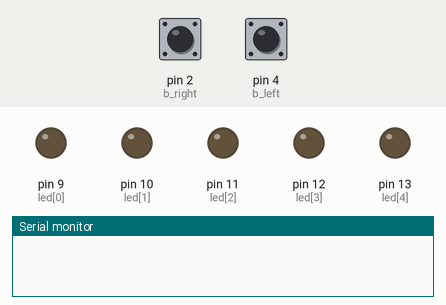
Recording of a sketch running on a simulated Arduino Uno, built with avr-gcc and run on an emulated ATmega328P. Shown: output pins drawn as LEDs (lit = HIGH), the last lines printed to the serial monitor. The test bench sets the inputs (shaded band); at power-on: pin 2 (b_right) LOW, pin 4 (b_left) LOW.

Above: at 1.2 s.
1.3 s: pin 2 (b_right) pulled HIGH for 0.15 s
At 2.1 s:
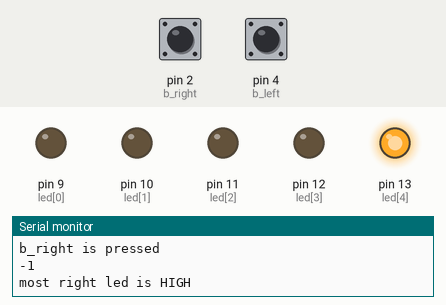
2.9 s: pin 4 (b_left) pulled HIGH for 1 s
At 3.9 s:
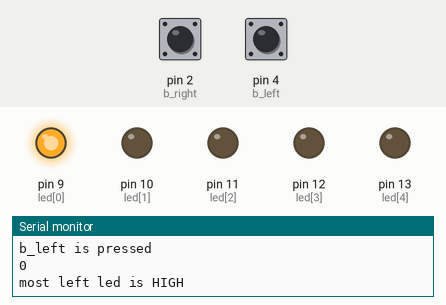
5.4 s: pin 2 (b_right) pulled HIGH for 1 s
At 5.5 s:
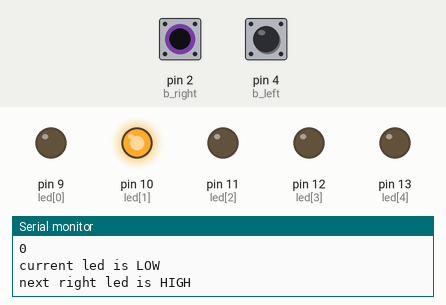
7.9 s: pin 4 (b_left) pulled HIGH for 0.15 s
At 8.4 s:
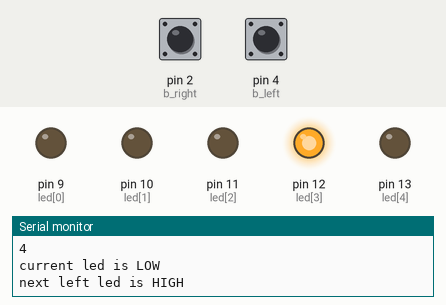
9.5 s: pin 4 (b_left) pulled HIGH for 3.2 s
At 9.6 s:
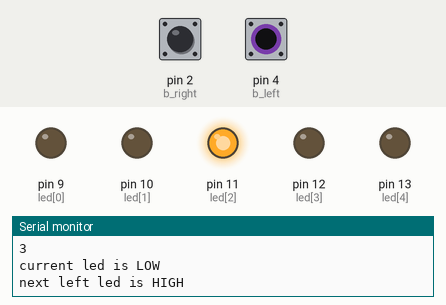
Timing chart, 0 to 12.5 s (numbered marks = the images above; inputs shaded):
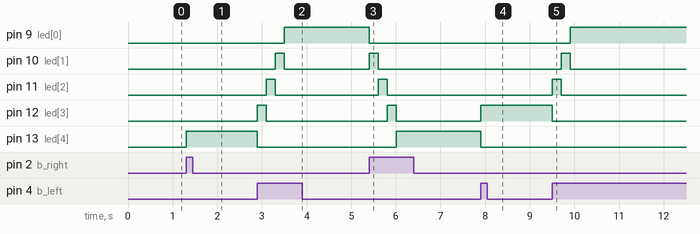

The sketch:

LED_left_right.ino
```cpp
/*
 * Author: MIUZEI
 * IDE V1.6.9
 * Email:support@miuzeipro.com
 */
// the numbers of leds pins
//9 (index 0) - most left, 13 (index 4) - most right
int led[5] = {9, 10, 11, 12, 13};

// the number of the pushbutton pin
const int b_right = 2;
const int b_left = 4;

// variable for reading the pushbutton status
int b_right_state = LOW;
int b_left_state = LOW;

//current HIGH led index
int current = -1;

//delay time
int pause = 200;

// the setup routine runs once when you press reset:
void setup() {
  // initialize the digital pin as an output.
  pinMode(led[0], OUTPUT);
  pinMode(led[1], OUTPUT);
  pinMode(led[2], OUTPUT);
  pinMode(led[3], OUTPUT);
  pinMode(led[4], OUTPUT);

  // initialize the pushbutton pin as an input:
  pinMode(b_right, INPUT);
  pinMode(b_left, INPUT);

  //open the serial port
  Serial.begin(9600);
}

//return the index of the led with HIGH state or -1
int high_led()
{
   int led_index = -1;
   for (int i = 0; i < 5; i++)
   {
      if(digitalRead(led[i]))
      {
         return i;
      }
   }
   return led_index;
}

// the loop routine runs over and over again forever:
void loop() {
  // read the state of the pushbutton value
  b_right_state = digitalRead(b_right);
  b_left_state = digitalRead(b_left);

  // check if the pushbutton "right" is pressed
  if (b_right_state == HIGH)
  {
    Serial.println("b_right is pressed");
    //find the current HIGH led and shift it right
    current = high_led();
    Serial.println(current);
    if (current > -1 && current < 4)
    {
      digitalWrite(led[current], LOW);
      Serial.println("current led is LOW");
      digitalWrite(led[current + 1], HIGH);
      Serial.println("next right led is HIGH");
    }
    else
    {
      digitalWrite(led[4], HIGH);
      Serial.println("most right led is HIGH");
    }
    //to prevent very fast toggle
    delay(pause);
  }

  // check if the pushbutton "left" is pressed
  if (b_left_state == HIGH)
  {
    Serial.println("b_left is pressed");
    //find the current HIGH led and shift it left
    current = high_led();
    Serial.println(current);
    if (current > 0 && current < 5)
    {
      digitalWrite(led[current], LOW);
      Serial.println("current led is LOW");
      digitalWrite(led[current - 1], HIGH);
      Serial.println("next left led is HIGH");
    }
    else
    {
      digitalWrite(led[0], HIGH);
      Serial.println("most left led is HIGH");
    }
    //to prevent very fast toggle
    delay(pause);
  }
}
```

Measured:
- after the input at 1.3 s, pin 13 (led[4]): LOW → HIGH at once
- after the input at 2.9 s, pin 9 (led[0]): LOW → HIGH after 0.60 s; pin 10 (led[1]): LOW → HIGH after 0.40 s, → LOW 0.20 s later; pin 11 (led[2]): LOW → HIGH after 0.20 s, → LOW 0.20 s later; pin 12 (led[3]): LOW → HIGH at once, → LOW 0.20 s later; pin 13 (led[4]): HIGH → LOW at once
- after the input at 5.4 s, pin 9 (led[0]): HIGH → LOW at once; pin 10 (led[1]): LOW → HIGH at once, → LOW 0.20 s later; pin 11 (led[2]): LOW → HIGH after 0.20 s, → LOW 0.20 s later; pin 12 (led[3]): LOW → HIGH after 0.40 s, → LOW 0.20 s later; pin 13 (led[4]): LOW → HIGH after 0.61 s
- after the input at 7.9 s, pin 12 (led[3]): LOW → HIGH at once; pin 13 (led[4]): HIGH → LOW at once
- after the input at 9.5 s, pin 9 (led[0]): LOW → HIGH after 0.40 s; pin 10 (led[1]): LOW → HIGH after 0.20 s, → LOW 0.20 s later; pin 11 (led[2]): LOW → HIGH at once, → LOW 0.20 s later; pin 12 (led[3]): HIGH → LOW at once
